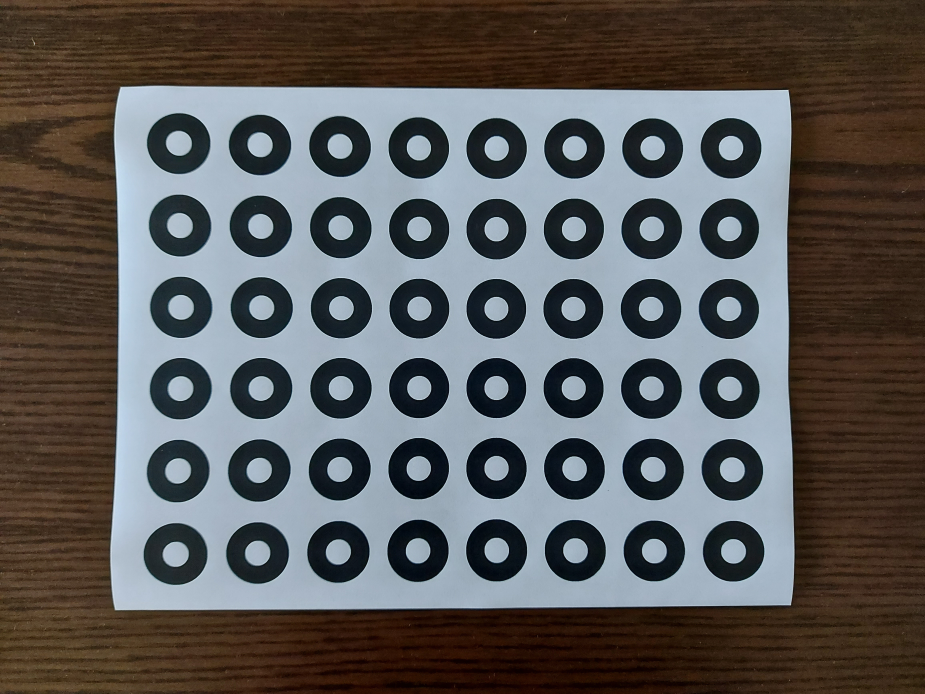
//> input picture centroid-detection/circle-centroid-detection/circle-centroid-detection/pattern-photos/centered.jpg, 4624 x 3468 px (shown at 1/5 size)
$ ./circle-centroid-detection   (built with g++ and OpenCV 4)
//> lines starting //> are read from the running program, lines starting //| are printed output that depends on the picture; after the words box and inside, x2 and y2 are one past the last pixel; in counts of white or black regions, pixels touching at a corner belong together
#include <stdio.h>
#include <opencv2/opencv.hpp>
#include <opencv2/highgui/highgui.hpp>
#include <vector>
#include <iostream>

#include <ctime>
#pragma warning(disable : 4996)// tells c++ that ctime is safe

using namespace cv;
using namespace std;

string getFilename(string id) {
    time_t now = time(0);
    char* dt = ctime(&now);
    string ts(dt);
    ts.replace(ts.find(":"), sizeof(":") - 1, "_");
    ts.replace(ts.find(":"), sizeof(":") - 1, "_");
    string filename = "tests/" + ts + "-" + id + ".png";
    filename.replace(filename.find("\n"), sizeof("\n") - 1, "");

    return filename;
}

int main(int argc, char** argv)
{
    const int w = 1152;
    const int h = 864;
    const int hCircles = 8;
    const int vCircles = 6;
    Mat img = imread("pattern-photos/centered.jpg", 1);
//> img is the input picture: 3468 rows x 4624 cols, CV_8UC3; mean B, G, R 90.1, 90.7, 91.9
    Mat centroids(h, w, CV_8UC3, Scalar(255,255,255));

    Size size(w, h);// aspect ratio 3:4
    resize(img, img, size);//resize image
//> img: 864 rows x 1152 cols, CV_8UC3
    Mat img_gray;
    cvtColor(img, img_gray, COLOR_BGR2GRAY);
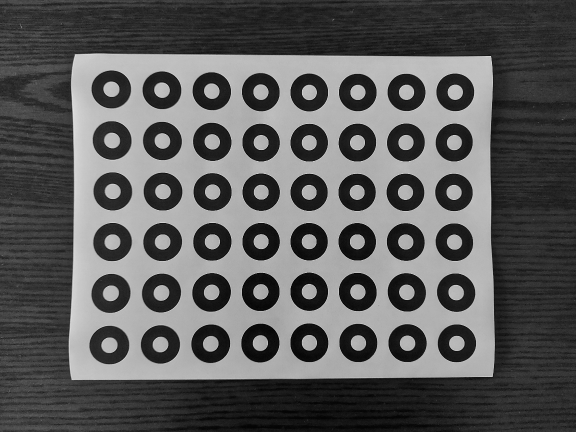
//> img_gray: 864 rows x 1152 cols, CV_8UC1 (shown at 1/2 size); min 1, max 246, mean 90.8
    //Canny(img, img, 50, 150, 3);
    GaussianBlur(img_gray, img_gray, Size(9, 9), 2, 2);
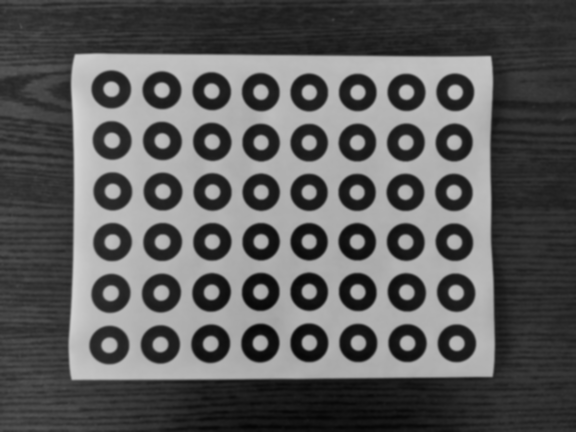
//> img_gray: 864 rows x 1152 cols, CV_8UC1 (shown at 1/2 size); min 5, max 214, mean 90.8

    vector<Vec2f> centers_outer;
    vector<Vec2f> centers_inner;
    vector<Vec3f> circles_outer; // in std
    vector<Vec3f> circles_inner;
    HoughCircles(img_gray, circles_outer, HOUGH_GRADIENT, 1.5, 10, 100, 75, 35, 50);
//> circles_outer = 48 circles (x, y, radius), first 12: [909.8, 183.8, 38], [224.2, 483.8, 38.75], [810.8, 384.8, 37.85], [321.8, 585.8, 38.45], [521.2, 183.8, 38.3], [810.8, 284.2, 38.15], [324.8, 483.8, 38.75], [911.2, 584.2, 37.7], [810.8, 483.8, 38.15], [224.2, 279.8, 39.2], [420.8, 686.2, 39.2], [714.8, 584.2, 38.45]
    HoughCircles(img_gray, circles_inner, HOUGH_GRADIENT, 1, 10, 70, 45, 5, 34);
//> circles_inner = 48 circles (x, y, radius), first 12: [911.5, 584.5, 15.2], [618.5, 685.5, 15.2], [716.5, 685.5, 15.8], [223.5, 280.5, 15.2], [322.5, 585.5, 16], [320.5, 688.5, 16], [325.5, 382.5, 15.8], [814.5, 686.5, 15.8], [224.5, 382.5, 15.2], [422.5, 181.5, 15.2], [424.5, 483.5, 15.5], [618.5, 184.5, 15.5]

    // original image detection marker
    for (int i = 0; i < circles_outer.size(); i++)
    {
        Point center(cvRound(circles_outer[i][0]), cvRound(circles_outer[i][1]));
        int radius = cvRound(circles_outer[i][2]);
        // circle center
        circle(img, center, 3, Scalar(255, 0, 255), -1, 8, 0);
        // circle outline
        circle(img, center, radius, Scalar(255, 0, 255), 3, 8, 0);
        Vec2f c(center.x, center.y);
        centers_outer.push_back(c);
    }
//> this loop made 48 passes
//> (radius, c) on passes 1 to 12: (38, [910, 184]), (39, [224, 484]), (38, [811, 385]), (38, [322, 586]), (38, [521, 184]), (38, [811, 284]), (39, [325, 484]), (38, [911, 584]), (38, [811, 484]), (39, [224, 280]), (39, [421, 686]), (38, [715, 584])
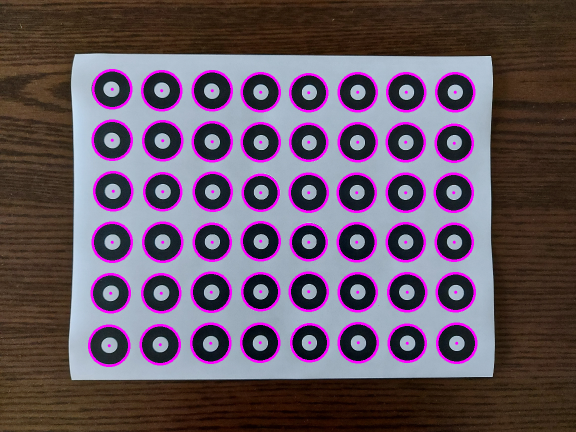
//> img: 864 rows x 1152 cols, CV_8UC3 (shown at 1/2 size); mean B, G, R 97.8, 83.9, 101.1
    for (int i = 0; i < circles_inner.size(); i++)
    {
        Point center(cvRound(circles_inner[i][0]), cvRound(circles_inner[i][1]));
        int radius = cvRound(circles_inner[i][2]);
        // circle center
        circle(img, center, 3, Scalar(255, 0, 0), -1, 8, 0);
        // circle outline
        circle(img, center, radius, Scalar(255, 0, 0), 3, 8, 0);
        Vec2f c(center.x, center.y);
        centers_inner.push_back(c);
    }
//> this loop made 48 passes
//> (radius, c) on passes 1 to 12: (15, [912, 584]), (15, [618, 686]), (16, [716, 686]), (15, [224, 280]), (16, [322, 586]), (16, [320, 688]), (16, [326, 382]), (16, [814, 686]), (15, [224, 382]), (15, [422, 182]), (16, [424, 484]), (16, [618, 184])
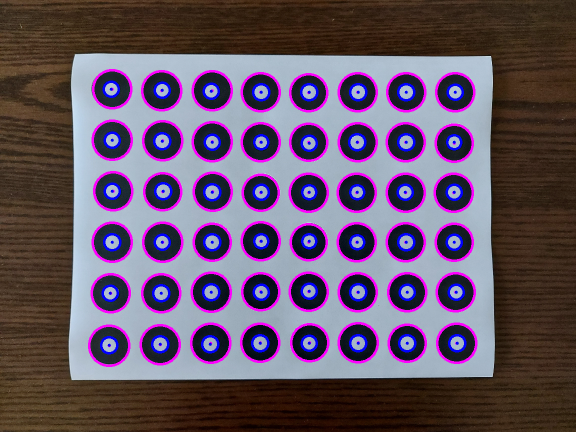
//> img: 864 rows x 1152 cols, CV_8UC3 (shown at 1/2 size); 2.48% of pixels changed, all inside (x1, y1, x2, y2) = (200, 161, 933, 709)

    // separate image centroid marker
    for (int i = 0; i < centers_outer.size(); i++) {
        Vec2f p = centers_outer[i];
        drawMarker(centroids, Point(p[0], p[1]), Scalar(255, 0, 255), MARKER_TILTED_CROSS, 10, 2, 8);
    }
//> this loop made 48 passes
//> p on passes 1 to 12: [910, 184], [224, 484], [811, 385], [322, 586], [521, 184], [811, 284], [325, 484], [911, 584], [811, 484], [224, 280], [421, 686], [715, 584]
//> pass 3, `drawMarker(centroids, Point(p[0], p[1]), Scalar(255, 0, 255), MARKER_T..`:
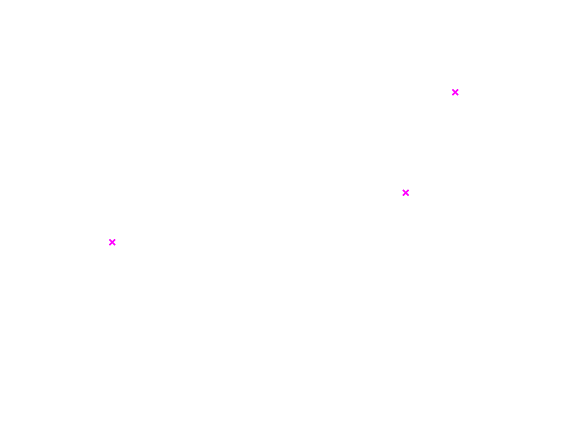
//> centroids: 864 rows x 1152 cols, CV_8UC3 (shown at 1/2 size); mean B, G, R 255, 254.9, 255
//> after the loop:
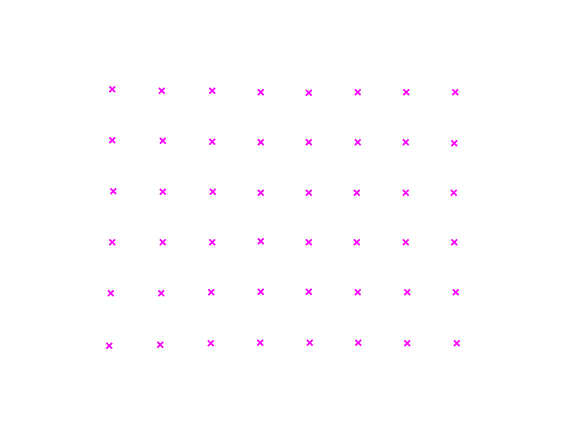
//> centroids: 864 rows x 1152 cols, CV_8UC3 (shown at 1/2 size); 0.46% of pixels changed, all inside (x1, y1, x2, y2) = (212, 172, 920, 698)
    for (int i = 0; i < centers_inner.size(); i++) {
        Vec2f p = centers_inner[i];
        drawMarker(centroids, Point(p[0], p[1]), Scalar(255, 0, 0), MARKER_CROSS, 10, 2, 8);
    }
//> this loop made 48 passes
//> p on passes 1 to 12: [912, 584], [618, 686], [716, 686], [224, 280], [322, 586], [320, 688], [326, 382], [814, 686], [224, 382], [422, 182], [424, 484], [618, 184]
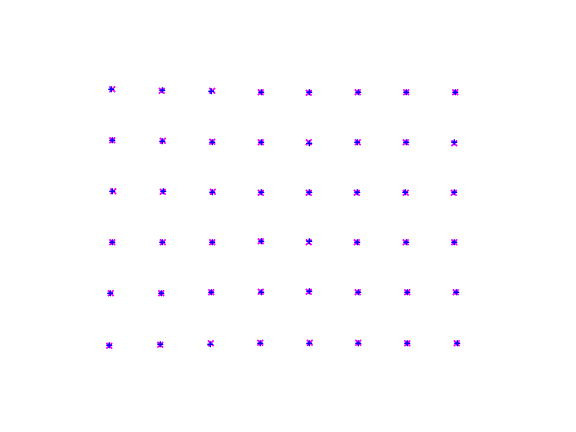
//> centroids: 864 rows x 1152 cols, CV_8UC3 (shown at 1/2 size); mean B, G, R 255, 253.4, 254.2

    // timestamp for test img storing
    string patternImg = getFilename("pattern");
    string centroidImg = getFilename("centroids");

    namedWindow("Centroids", WINDOW_AUTOSIZE);
    imshow("Centroids", centroids);

    namedWindow("Image", WINDOW_AUTOSIZE);
    imshow("Image", img);
    imwrite(patternImg, img);
    imwrite(centroidImg, centroids);
    waitKey(0);

    return 0;
}

$ run again, with centroid-detection/circle-centroid-detection/circle-centroid-detection/pattern-photos/diagonal.jpg copied over centroid-detection/circle-centroid-detection/circle-centroid-detection/pattern-photos/centered.jpg
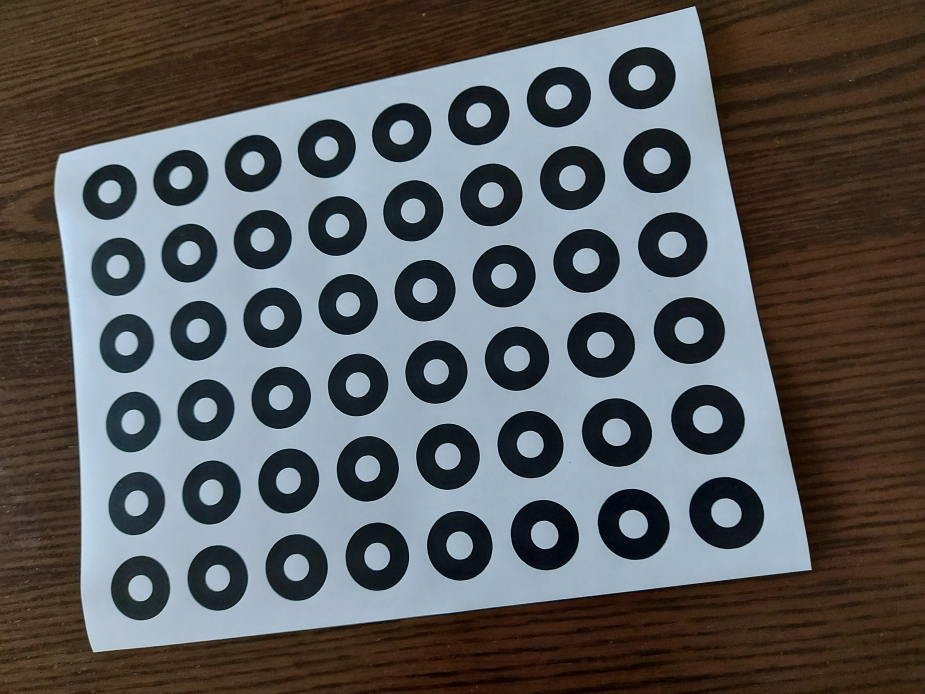
//> input picture centroid-detection/circle-centroid-detection/circle-centroid-detection/pattern-photos/diagonal.jpg, 4624 x 3468 px (shown at 1/5 size)
//> img is the input picture: 3468 rows x 4624 cols, CV_8UC3; mean B, G, R 94.8, 94.1, 93.4
//> circles_outer = 48 circles (x, y, radius), first 12: [557.2, 567.8, 39.65], [767.2, 537.8, 42.8], [627.8, 344.2, 39.65], [906.8, 639.8, 44.15], [543.8, 462.8, 38.3], [528.8, 360.8, 37.7], [513.8, 261.8, 38.45], [816.8, 200.2, 40.1], [458.2, 581.2, 38], [878.2, 521.2, 42.2], [728.2, 324.8, 39.5], [789.8, 651.8, 45.5]
//> circles_inner = 42 circles (x, y, radius), first 12: [236.5, 312.5, 33.4], [316.5, 201.5, 33.4], [257.5, 505.5, 33.4], [166.5, 521.5, 33.4], [158.5, 423.5, 32.3], [503.5, 161.5, 33.4], [260.5, 619.5, 33.4], [324.5, 301.5, 33.4], [409.5, 181.5, 33.4], [336.5, 399.5, 33.4], [148.5, 329.5, 33.4], [222.5, 223.5, 32.3]
//> the loop `for (int i = 0; i < circles_outer.size(); i++)` made 48 passes
//> (radius, c) on passes 1 to 8: (40, [557, 568]), (43, [767, 538]), (40, [628, 344]), (44, [907, 640]), (38, [544, 463]), (38, [529, 361]), (38, [514, 262]), (40, [817, 200])
//> the loop `for (int i = 0; i < circles_inner.size(); i++)` made 42 passes
//> (radius, c) on passes 1 to 8: (33, [236, 312]), (33, [316, 202]), (33, [258, 506]), (33, [166, 522]), (32, [158, 424]), (33, [504, 162]), (33, [260, 620]), (33, [324, 302])
//> after the loop `for (int i = 0; i < circles_inner.size(); i++)`:
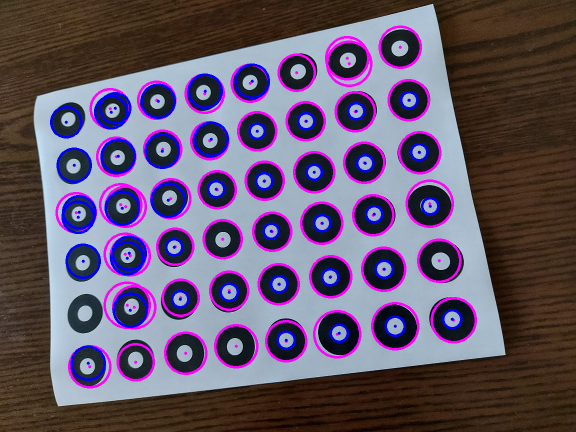
//> img: 864 rows x 1152 cols, CV_8UC3 (shown at 1/2 size); mean B, G, R 106.5, 84.5, 99.2
//> the loop `for (int i = 0; i < centers_outer.size(); i++)` made 48 passes
//> p on passes 1 to 8: [557, 568], [767, 538], [628, 344], [907, 640], [544, 463], [529, 361], [514, 262], [817, 200]
//> the loop `for (int i = 0; i < centers_inner.size(); i++)` made 42 passes
//> p on passes 1 to 8: [236, 312], [316, 202], [258, 506], [166, 522], [158, 424], [504, 162], [260, 620], [324, 302]
//> after the loop `for (int i = 0; i < centers_inner.size(); i++)`:
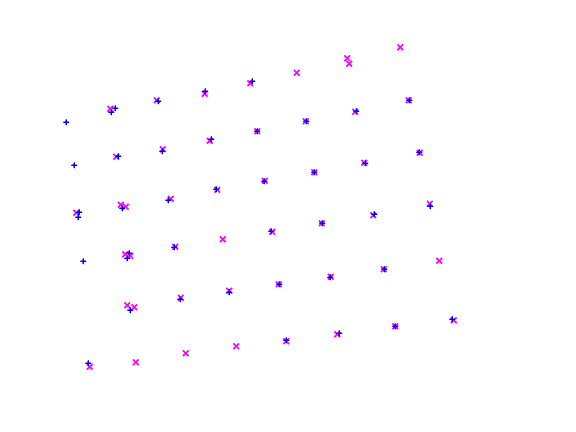
//> centroids: 864 rows x 1152 cols, CV_8UC3 (shown at 1/2 size); mean B, G, R 255, 253.4, 254.3

$ run again, with centroid-detection/circle-centroid-detection/circle-centroid-detection/pattern-photos/ht-02.jpg copied over centroid-detection/circle-centroid-detection/circle-centroid-detection/pattern-photos/centered.jpg
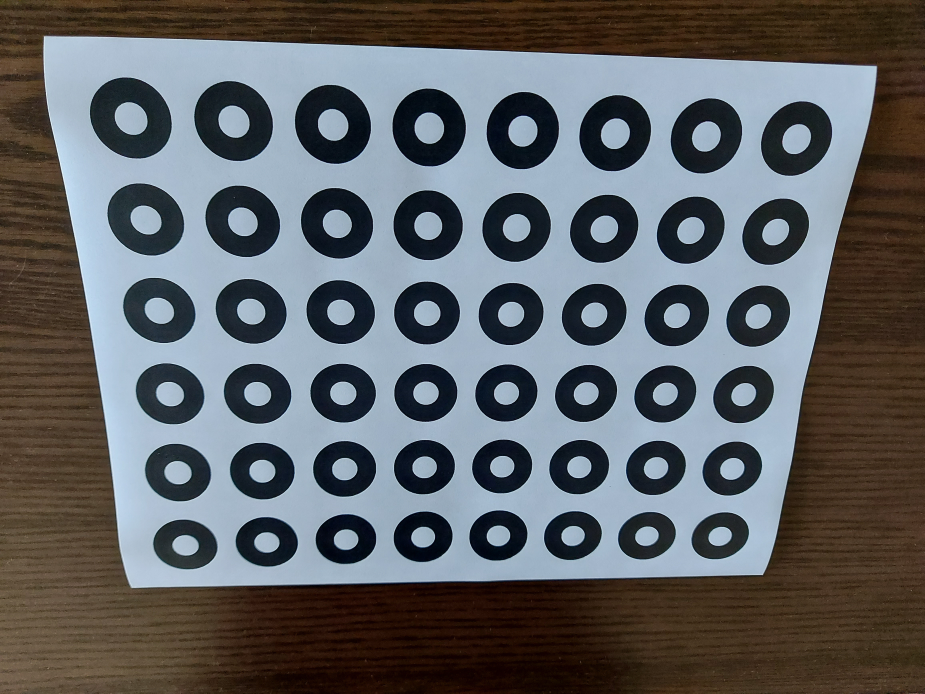
//> input picture centroid-detection/circle-centroid-detection/circle-centroid-detection/pattern-photos/ht-02.jpg, 4624 x 3468 px (shown at 1/5 size)
//> img is the input picture: 3468 rows x 4624 cols, CV_8UC3; mean B, G, R 101.8, 98.9, 96.3
//> circles_outer = 38 circles (x, y, radius), first 12: [533.2, 279.8, 43.4], [642.8, 282.8, 42.2], [654.8, 162.8, 49.1], [528.8, 389.2, 38.15], [534.8, 162.8, 44.15], [747.8, 279.8, 46.4], [422.2, 273.8, 47.6], [411.8, 155.2, 49.1], [737.2, 387.8, 42.2], [770.2, 167.2, 49.1], [222.8, 581.2, 43.25], [530.2, 494.2, 41.3]
//> circles_inner = 32 circles (x, y, radius), first 12: [423.5, 583.5, 33.4], [635.5, 487.5, 33.4], [625.5, 490.5, 33.4], [319.5, 585.5, 33.4], [535.5, 488.5, 33.4], [810.5, 584.5, 31], [212.5, 585.5, 32.3], [524.5, 489.5, 33.4], [534.5, 580.5, 31.2], [334.5, 586.5, 32.2], [613.5, 667.5, 28.8], [433.5, 489.5, 33.4]
//> the loop `for (int i = 0; i < circles_outer.size(); i++)` made 38 passes
//> (radius, c) on passes 1 to 8: (43, [533, 280]), (42, [643, 283]), (49, [655, 163]), (38, [529, 389]), (44, [535, 163]), (46, [748, 280]), (48, [422, 274]), (49, [412, 155])
//> the loop `for (int i = 0; i < circles_inner.size(); i++)` made 32 passes
//> (radius, c) on passes 1 to 8: (33, [424, 584]), (33, [636, 488]), (33, [626, 490]), (33, [320, 586]), (33, [536, 488]), (31, [810, 584]), (32, [212, 586]), (33, [524, 490])
//> after the loop `for (int i = 0; i < circles_inner.size(); i++)`:
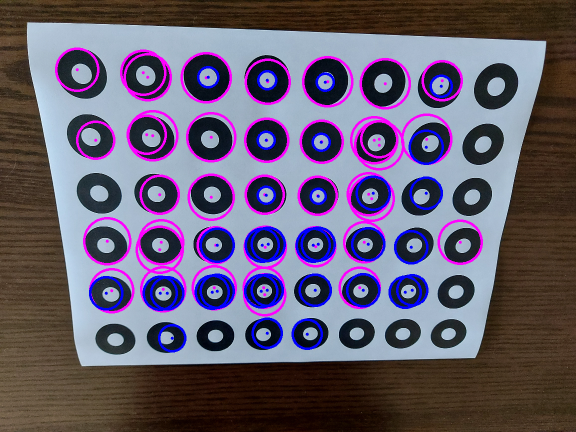
//> img: 864 rows x 1152 cols, CV_8UC3 (shown at 1/2 size); mean B, G, R 112, 91.2, 101.2
//> the loop `for (int i = 0; i < centers_outer.size(); i++)` made 38 passes
//> p on passes 1 to 8: [533, 280], [643, 283], [655, 163], [529, 389], [535, 163], [748, 280], [422, 274], [412, 155]
//> the loop `for (int i = 0; i < centers_inner.size(); i++)` made 32 passes
//> p on passes 1 to 8: [424, 584], [636, 488], [626, 490], [320, 586], [536, 488], [810, 584], [212, 586], [524, 490]
//> after the loop `for (int i = 0; i < centers_inner.size(); i++)`:
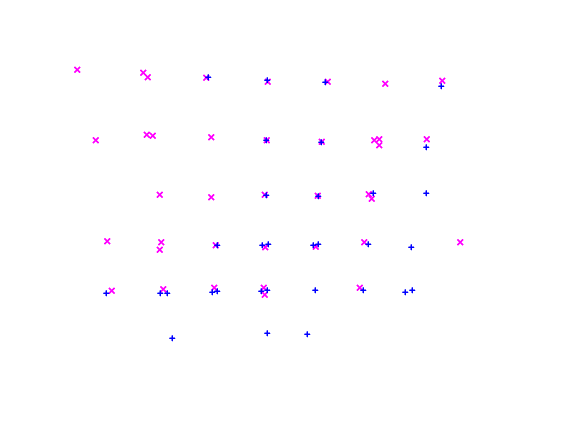
//> centroids: 864 rows x 1152 cols, CV_8UC3 (shown at 1/2 size); mean B, G, R 255, 253.6, 254.5
